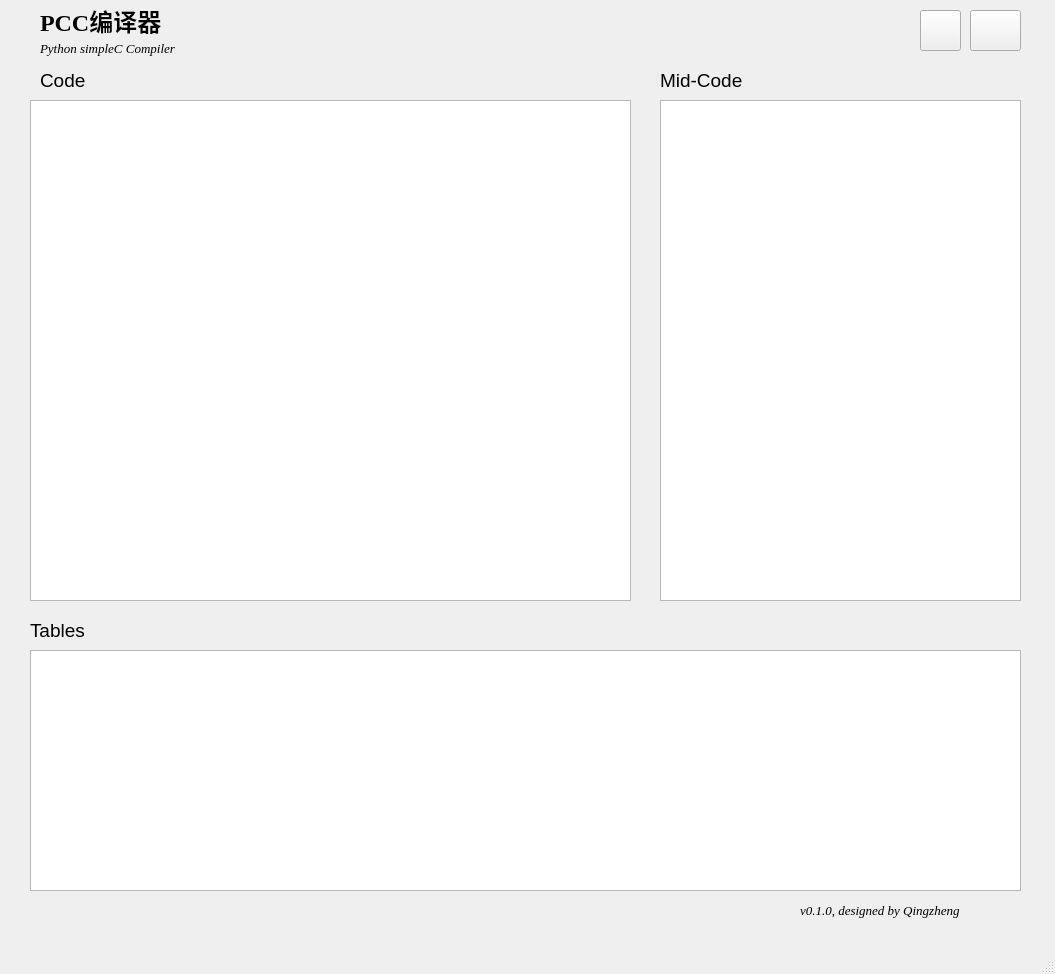
<?xml version="1.0" encoding="UTF-8"?>
<ui version="4.0">
 <class>MainWindow</class>
 <widget class="QMainWindow" name="MainWindow">
  <property name="geometry">
   <rect>
    <x>0</x>
    <y>0</y>
    <width>1055</width>
    <height>974</height>
   </rect>
  </property>
  <property name="windowTitle">
   <string>PCC</string>
  </property>
  <property name="windowIcon">
   <iconset>
    <normaloff>icon/浴盆.png</normaloff>icon/浴盆.png</iconset>
  </property>
  <widget class="QWidget" name="centralwidget">
   <widget class="QTextEdit" name="textEditCode">
    <property name="geometry">
     <rect>
      <x>30</x>
      <y>100</y>
      <width>601</width>
      <height>501</height>
     </rect>
    </property>
    <property name="font">
     <font>
      <family>Consolas</family>
      <pointsize>14</pointsize>
     </font>
    </property>
    <property name="html">
     <string>&lt;!DOCTYPE HTML PUBLIC &quot;-//W3C//DTD HTML 4.0//EN&quot; &quot;http://www.w3.org/TR/REC-html40/strict.dtd&quot;&gt;
&lt;html&gt;&lt;head&gt;&lt;meta name=&quot;qrichtext&quot; content=&quot;1&quot; /&gt;&lt;style type=&quot;text/css&quot;&gt;
p, li { white-space: pre-wrap; }
&lt;/style&gt;&lt;/head&gt;&lt;body style=&quot; font-family:'Consolas'; font-size:14pt; font-weight:400; font-style:normal;&quot;&gt;
&lt;p style=&quot;-qt-paragraph-type:empty; margin-top:0px; margin-bottom:0px; margin-left:0px; margin-right:0px; -qt-block-indent:0; text-indent:0px;&quot;&gt;&lt;br /&gt;&lt;/p&gt;&lt;/body&gt;&lt;/html&gt;</string>
    </property>
   </widget>
   <widget class="QTextBrowser" name="textBrowserMCode">
    <property name="geometry">
     <rect>
      <x>660</x>
      <y>100</y>
      <width>361</width>
      <height>501</height>
     </rect>
    </property>
    <property name="font">
     <font>
      <family>Consolas</family>
      <pointsize>14</pointsize>
     </font>
    </property>
   </widget>
   <widget class="QTextBrowser" name="textBrowserTable">
    <property name="geometry">
     <rect>
      <x>30</x>
      <y>650</y>
      <width>991</width>
      <height>241</height>
     </rect>
    </property>
    <property name="font">
     <font>
      <family>Consolas</family>
      <pointsize>14</pointsize>
     </font>
    </property>
   </widget>
   <widget class="QPushButton" name="pushButtonC">
    <property name="geometry">
     <rect>
      <x>920</x>
      <y>10</y>
      <width>41</width>
      <height>41</height>
     </rect>
    </property>
    <property name="text">
     <string/>
    </property>
    <property name="icon">
     <iconset>
      <normaloff>icon/编译.png</normaloff>icon/编译.png</iconset>
    </property>
    <property name="iconSize">
     <size>
      <width>35</width>
      <height>35</height>
     </size>
    </property>
   </widget>
   <widget class="QPushButton" name="pushButtonS">
    <property name="geometry">
     <rect>
      <x>970</x>
      <y>10</y>
      <width>51</width>
      <height>41</height>
     </rect>
    </property>
    <property name="text">
     <string/>
    </property>
    <property name="icon">
     <iconset>
      <normaloff>icon/save.png</normaloff>icon/save.png</iconset>
    </property>
    <property name="iconSize">
     <size>
      <width>30</width>
      <height>30</height>
     </size>
    </property>
   </widget>
   <widget class="QLabel" name="label">
    <property name="geometry">
     <rect>
      <x>40</x>
      <y>0</y>
      <width>181</width>
      <height>41</height>
     </rect>
    </property>
    <property name="font">
     <font>
      <family>Times New Roman</family>
      <pointsize>18</pointsize>
      <weight>75</weight>
      <bold>true</bold>
     </font>
    </property>
    <property name="frameShape">
     <enum>QFrame::NoFrame</enum>
    </property>
    <property name="text">
     <string>PCC编译器</string>
    </property>
   </widget>
   <widget class="QLabel" name="label_2">
    <property name="geometry">
     <rect>
      <x>40</x>
      <y>40</y>
      <width>201</width>
      <height>16</height>
     </rect>
    </property>
    <property name="font">
     <font>
      <family>Times New Roman</family>
      <pointsize>10</pointsize>
      <italic>true</italic>
     </font>
    </property>
    <property name="text">
     <string>Python simpleC Compiler</string>
    </property>
   </widget>
   <widget class="QLabel" name="label_3">
    <property name="geometry">
     <rect>
      <x>40</x>
      <y>70</y>
      <width>91</width>
      <height>21</height>
     </rect>
    </property>
    <property name="font">
     <font>
      <family>Microsoft YaHei UI</family>
      <pointsize>14</pointsize>
     </font>
    </property>
    <property name="text">
     <string>Code</string>
    </property>
   </widget>
   <widget class="QLabel" name="label_4">
    <property name="geometry">
     <rect>
      <x>660</x>
      <y>70</y>
      <width>121</width>
      <height>21</height>
     </rect>
    </property>
    <property name="font">
     <font>
      <family>Microsoft YaHei UI</family>
      <pointsize>14</pointsize>
     </font>
    </property>
    <property name="text">
     <string>Mid-Code</string>
    </property>
   </widget>
   <widget class="QLabel" name="label_5">
    <property name="geometry">
     <rect>
      <x>30</x>
      <y>620</y>
      <width>121</width>
      <height>21</height>
     </rect>
    </property>
    <property name="font">
     <font>
      <family>Microsoft YaHei UI</family>
      <pointsize>14</pointsize>
     </font>
    </property>
    <property name="text">
     <string>Tables</string>
    </property>
   </widget>
   <widget class="QLabel" name="label_6">
    <property name="geometry">
     <rect>
      <x>800</x>
      <y>900</y>
      <width>221</width>
      <height>21</height>
     </rect>
    </property>
    <property name="font">
     <font>
      <family>Times New Roman</family>
      <pointsize>10</pointsize>
      <italic>true</italic>
     </font>
    </property>
    <property name="text">
     <string>v0.1.0, designed by Qingzheng</string>
    </property>
   </widget>
  </widget>
  <widget class="QMenuBar" name="menubar">
   <property name="geometry">
    <rect>
     <x>0</x>
     <y>0</y>
     <width>1055</width>
     <height>26</height>
    </rect>
   </property>
  </widget>
  <widget class="QStatusBar" name="statusbar"/>
 </widget>
 <resources/>
 <connections/>
</ui>
